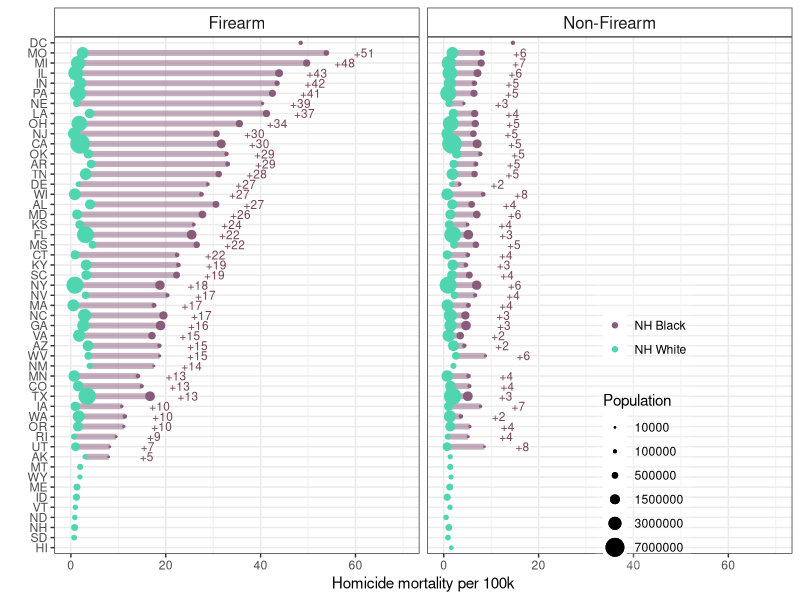
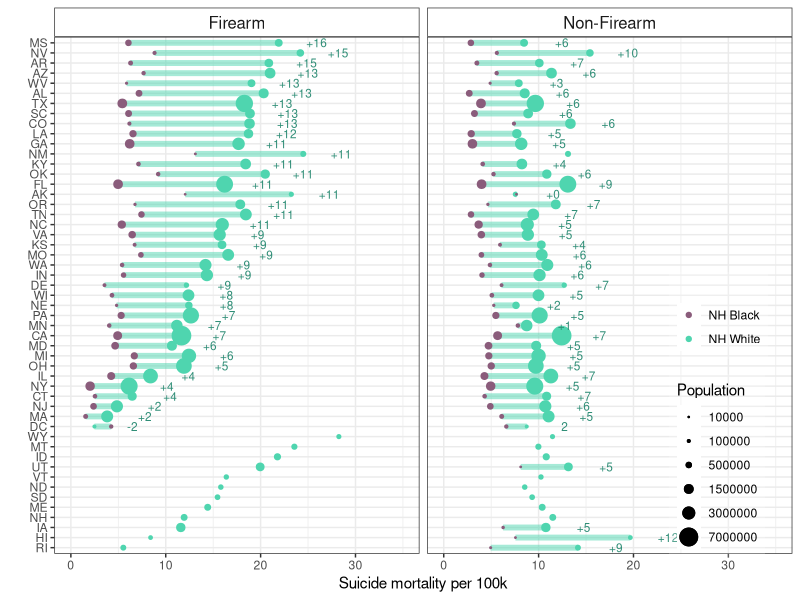
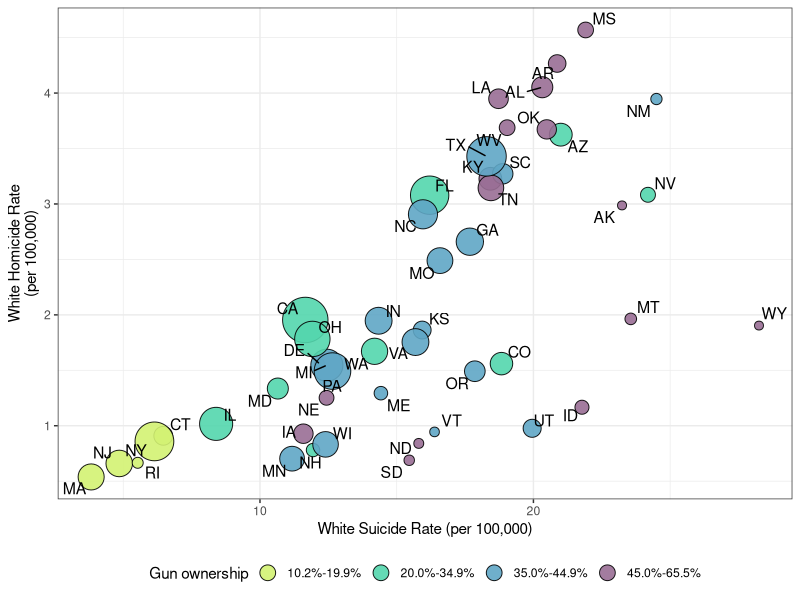
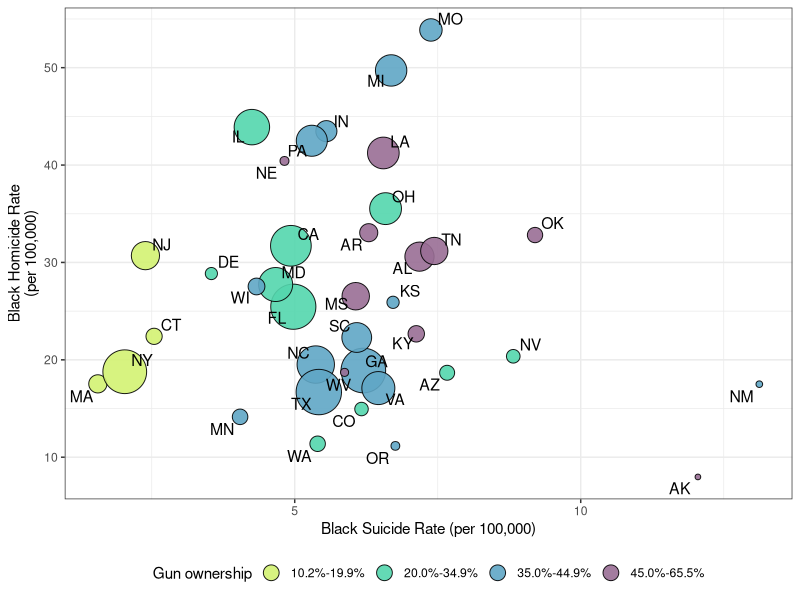

Reproduce these figures in R, in order.
## ---- chunk 1
library(tidyverse)
library(ggrepel)
library(viridis)
## ---- chunk 2
gun.house.prev <- c(52.2, 59.8, 32.3, 58.8, 20.1, 34.6, 18.1, 26.3, 25.2,
                    40.3, 10.2, 55.7, 20.7, 38.5, 45.7, 42.8, 47.7, 45.0,
                    40.3, 21.7, 11.5, 40.8, 41.2, 54.6, 44.2, 62.6, 45.4,
                    34.0, 31.0, 11.4, 39.7, 18.5, 39.4, 56.2, 34.0, 46.5,
                    39.8, 35.1, 12.4, 43.3, 59.9, 46.6, 37.1, 44.8, 43.8,
                    37.5, 34.0, 58.5, 43.0, 65.5)

gun.data <- data.frame("ST" = state.abb, "gun.house.prev" = gun.house.prev)

#ggplot(gun.data, aes(gun.house.prev)) + geom_histogram(bins = 20, col = "white") 
#ggplot(gun.data, aes(gun.house.prev)) + geom_density()
#quantile(gun.data$gun.house.prev, c(0.33, 0.66))

gun.data <- gun.data %>% arrange(gun.house.prev) %>% 
  mutate(gun.house.prev.category = cut(gun.house.prev, 
                                       breaks = c(0, 20, 35, 44.9, 66), 
                                       labels = c("10.2%-19.9%", "20.0%-34.9%", "35.0%-44.9%", "45.0%-65.5%")))
## ---- chunk 3
#homicide
NHWM_homicide_FA <- read.table("./Data/Men/Homicide_Firearms_White_NH_Males_Age-adjusted_2008-2014.txt", skip = 21, header = T, sep = ",")

NHWM_homicide_NonFA <- read.table("./Data/Men/Homicide_Non-Firearms_White_NH_Males_Age-adjusted_2008-2014.txt", skip = 21, header = T, sep = ",")

NHBM_homicide_FA <- read.table("./Data/Men/Homicide_Firearms_Black_NH_Males_Age-adjusted_2008-2014.txt", skip = 21, header = T, sep = ",")

NHBM_homicide_NonFA <- read.table("./Data/Men/Homicide_Non-Firearms_Black_NH_Males_Age-adjusted_2008-2014.txt", skip = 21, header = T, sep = ",")

#suicide
NHWM_suicide_FA <- read.table("./Data/Men/Suicide_Firearms_White_NH_Males_Age-adjusted_2008-2014.txt", skip = 21, header = T, sep = ",")

NHWM_suicide_NonFA <- read.table("./Data/Men/Suicide_Non-Firearms_White_NH_Males_Age-adjusted_2008-2014.txt", skip = 21, header = T, sep = ",")

NHBM_suicide_FA <- read.table("./Data/Men/Suicide_Firearms_Black_NH_Males_Age-adjusted_2008-2014.txt", skip = 21, header = T, sep = ",")

NHBM_suicide_NonFA <- read.table("./Data/Men/Suicide_Non-Firearms_Black_NH_Males_Age-adjusted_2008-2014.txt", skip = 21, header = T, sep = ",")
## ---- chunk 4
tidy_fx <- function(data, state, death, population, crude, adjusted, race, intent, mechanism) {
  dat2 <- data[, c(state, death, population, crude, adjusted)]
  names(dat2)[2] <- paste0(death, ".", intent, ".", race)
  names(dat2)[3] <- paste0(population, ".", race)
  names(dat2)[4] <- paste0("crude.", intent, ".", race)
  names(dat2)[5] <- paste0("adjusted.", intent, ".", race)
  dat2$type = mechanism
  
  return(dat2)
}
## ---- chunk 5
NHWM_homicide_FA <- tidy_fx(data = NHWM_homicide_FA, "ST", "Deaths", "Population", "U_C_Rate", 
                            "U_A_Rate", "white", "homicide", "Firearm")
NHWM_homicide_NonFA <- tidy_fx(data = NHWM_homicide_NonFA, "ST", "Deaths", "Population", "U_C_Rate", 
                            "U_A_Rate", "white", "homicide", "Non-Firearm")
NHWM_suicide_FA <- tidy_fx(data = NHWM_suicide_FA, "ST", "Deaths", "Population", "U_C_Rate", 
                            "U_A_Rate", "white", "suicide", "Firearm")
NHWM_suicide_NonFA <- tidy_fx(data = NHWM_suicide_NonFA, "ST", "Deaths", "Population", "U_C_Rate", 
                            "U_A_Rate", "white", "suicide", "Non-Firearm")

NHBM_homicide_FA <- tidy_fx(data = NHBM_homicide_FA, "ST", "Deaths", "Population", "U_C_Rate", 
                            "U_A_Rate", "black", "homicide", "Firearm")
NHBM_homicide_NonFA <- tidy_fx(data = NHBM_homicide_NonFA, "ST", "Deaths", "Population", "U_C_Rate", 
                            "U_A_Rate", "black", "homicide", "Non-Firearm")
NHBM_suicide_FA <- tidy_fx(data = NHBM_suicide_FA, "ST", "Deaths", "Population", "U_C_Rate", 
                            "U_A_Rate", "black", "suicide", "Firearm")
NHBM_suicide_NonFA <- tidy_fx(data = NHBM_suicide_NonFA, "ST", "Deaths", "Population", "U_C_Rate", 
                            "U_A_Rate", "black", "suicide", "Non-Firearm")

NHBM_homicide<- rbind(NHBM_homicide_FA, NHBM_homicide_NonFA)
NHBM_suicide <- rbind(NHBM_suicide_FA, NHBM_suicide_NonFA)
NHWM_homicide <- rbind(NHWM_homicide_FA, NHWM_homicide_NonFA)
NHWM_suicide <- rbind(NHWM_suicide_FA, NHWM_suicide_NonFA)
rm(NHBM_homicide_FA, NHBM_homicide_NonFA, NHBM_suicide_FA, NHBM_suicide_NonFA,
   NHWM_homicide_FA, NHWM_homicide_NonFA, NHWM_suicide_FA, NHWM_suicide_NonFA)
## ---- chunk 6
#merge all the data
Males_AllAges_0814 <- merge(NHBM_homicide, NHBM_suicide %>% select(-Population.black), by = c("ST", "type")) %>%
  mutate(crude.RD.hom.su.black = crude.homicide.black - crude.suicide.black,
         adj.RD.hom.su.black = adjusted.homicide.black - adjusted.suicide.black)

Males_AllAges_0814 <- merge(Males_AllAges_0814, NHWM_homicide, by = c("ST", "type")) %>%
  mutate(crude.RD.homicide = crude.homicide.black - crude.homicide.white,
         adj.RD.homicide = adjusted.homicide.black - adjusted.homicide.white)

Males_AllAges_0814 <- merge(Males_AllAges_0814, NHWM_suicide %>% select(-Population.white), by = c("ST", "type")) %>%
  mutate(crude.RD.suicide = crude.suicide.black - crude.suicide.white,
         adj.RD.suicide = adjusted.suicide.black - adjusted.suicide.white)

Males_AllAges_0814 <- Males_AllAges_0814 %>% 
  mutate(crude.RD.hom.su.white = crude.homicide.white - crude.suicide.white, 
         adj.RD.hom.su.white = adjusted.homicide.white - adjusted.suicide.white)
## ---- chunk 7
#used for plotting -- to arrange the states on the y-axis according to the magnitude of the black-white inequality
levels.firearm.homicide <- Males_AllAges_0814 %>% filter(type == "Firearm") %>%
  transmute(ST.order.RD.homicide = reorder(ST, adj.RD.homicide))

# Males_AllAges_0814 %>% 
#   filter(is.na(adjusted.homicide.black) == T & type == "Firearm") %>% 
#   select(ST, adjusted.homicide.white)

Males_AllAges_0814$ST.order.RD.homicide <- factor(Males_AllAges_0814$ST, 
                                                  levels = c("HI", "SD", "NH", "ND", "VT", "ID", "ME", "WY", "MT",
                                                             levels(levels.firearm.homicide$ST.order.RD.homicide)[1:42]))

levels.firearm.suicide <- Males_AllAges_0814 %>% filter(type == "Firearm") %>%
  transmute(ST.order.RD.suicide = reorder(ST, -adj.RD.suicide))

# Males_AllAges_0814 %>% 
#   filter(is.na(adjusted.suicide.black) == T & type == "Firearm") %>% 
#   select(ST, adjusted.suicide.white)

Males_AllAges_0814$ST.order.RD.suicide <- factor(Males_AllAges_0814$ST, 
                                                  levels = c("RI", "HI", "IA", "NH", "ME", "SD", "ND", "VT", "UT", "ID", "MT", "WY",
                                                             levels(levels.firearm.suicide$ST.order.RD.suicide)[1:39]))

## ---- chunk 8
num.years = 2014-2008+1

Males_AllAges_0814 <- Males_AllAges_0814 %>% 
  mutate(average.pop.white = Population.white/num.years,
         average.pop.black = Population.black/num.years)

Males_AllAges_0814$gun.level <- "Middle"
Males_AllAges_0814$gun.level[Males_AllAges_0814$ST %in% c("LA", "UT", "OK", "IA", "TN","KY", "AL", 
                                                          "MS", "ID","ND", "WV", "AR", "AK", "SD", "MT", "WY")] <- "High"
Males_AllAges_0814$gun.level[Males_AllAges_0814$ST %in% c("HI", "NJ", "MA", "RI", "CT", "NY")] <- "Low"

Males_AllAges_0814$gun.level <- factor(Males_AllAges_0814$gun.level, levels = c("Low", "Middle", "High"))

#dim(Males_AllAges_0814)
Males_AllAges_0814 <- merge(Males_AllAges_0814, gun.data, by = "ST", all.x = T)
#dim(Males_AllAges_0814)
## ---- chunk 9
#source: WISQARS fatal injury mapping tool
#note:I used homicide, not homicide and legal intervention -- this changes the numbers slightly, not materially. 

#HOMICIDE relative risks
nh.black.homicide.rate.agestd <- 33.58 #per 100k, annualized age standardized, 2008-2004, entire US, black, non-hispanic, males
nh.black.homicide.rate.crude <- 35.53 #per 100k, annualized crude, 2008-2004, entire US, black, non-hispanic, males

nh.white.homicide.rate.agestd <- 3.46 #per 100k, annualized age standardized, 2008-2004, entire US, white, non-hispanic, males
nh.white.homicide.rate.crude <- 3.45 #per 100k, annualized crude, 2008-2004, entire US, white, non-hispanic, males

rr.homicide.black.white.agestd <- nh.black.homicide.rate.agestd/nh.white.homicide.rate.agestd
rr.homicide.black.white.crude <- nh.black.homicide.rate.crude/nh.white.homicide.rate.crude

#SUICIDE relative risks
nh.black.suicide.rate.agestd <- 9.64 #per 100k, annualized age standardized, 2008-2004, entire US, black, non-hispanic, males
nh.black.suicide.rate.crude <- 9.32 #per 100k, annualized crude, 2008-2004, entire US, black, non-hispanic, males

nh.white.suicide.rate.agestd <- 24.49 #per 100k, annualized age standardized, 2008-2004, entire US, white, non-hispanic, males
nh.white.suicide.rate.crude <- 26.01 #per 100k, annualized crude, 2008-2004, entire US, white, non-hispanic, males

rr.suicide.white.black.agestd <- nh.white.suicide.rate.agestd/nh.black.suicide.rate.agestd
rr.suicide.white.black.crude <- nh.white.suicide.rate.crude/nh.black.suicide.rate.crude

## ---- chunk 10

risk.homicide.nh.male <- 8.33 #per 100k, non-hispanic blacks + whites, 2008-2014, males
risk.homicide.nh.male.firearm <- 6.17 #per 100k, non-hispanic blacks + whites, 2008-2014, males
prop.homicide.nh.male.firearm <- (risk.homicide.nh.male.firearm/risk.homicide.nh.male)*100

risk.suicide.nh.male <- 22.42 #per 100k, non-hispanic blacks + whites, 2008-2014, males
risk.suicide.nh.male.firearm <- 12.87 #per 100k, non-hispanic blacks + whites, 2008-2014, males
prop.suicide.nh.male.firearm <- (risk.suicide.nh.male.firearm/risk.suicide.nh.male)*100
## ---- chunk 11
#source: WISQARS fatal injury mapping tool
#note:I uses homicide, not homicide and legal intervention -- this changes the numbers slightly, not materially. 

#FIREARM HOMICIDE relative risks
nh.black.homicide.rate.agestd.fa <- 27.58 #per 100k, annualized age standardized, 2008-2004, entire US, black, non-hispanic, males
nh.black.homicide.rate.crude.fa <- 29.57 #per 100k, annualized crude, 2008-2004, entire US, black, non-hispanic, males

nh.white.homicide.rate.agestd.fa <- 2.04 #per 100k, annualized age standardized, 2008-2004, entire US, white, non-hispanic, males
nh.white.homicide.rate.crude.fa <- 2.01 #per 100k, annualized crude, 2008-2004, entire US, white, non-hispanic, males

rr.homicide.black.white.agestd.fa <- nh.black.homicide.rate.agestd.fa/nh.white.homicide.rate.agestd.fa
rr.homicide.black.white.crude.fa <- nh.black.homicide.rate.crude.fa/nh.white.homicide.rate.crude.fa

#FIREARM SUICIDE relative risks
nh.black.suicide.rate.agestd.fa <- 5.33 #per 100k, annualized age standardized, 2008-2004, entire US, black, non-hispanic, males
nh.black.suicide.rate.crude.fa <- 5.04 #per 100k, annualized crude, 2008-2004, entire US, black, non-hispanic, males

nh.white.suicide.rate.agestd.fa <- 14.06 #per 100k, annualized age standardized, 2008-2004, entire US, white, non-hispanic, males
nh.white.suicide.rate.crude.fa <- 15.27 #per 100k, annualized crude, 2008-2004, entire US, white, non-hispanic, males

rr.suicide.white.black.agestd.fa <- nh.white.suicide.rate.agestd.fa/nh.black.suicide.rate.agestd.fa
rr.suicide.white.black.crude.fa <- nh.white.suicide.rate.crude.fa/nh.black.suicide.rate.crude.fa

## ---- chunk 12
stats <- Males_AllAges_0814 %>% group_by(type) %>% summarise(min = round(min(adj.RD.homicide, na.rm = T)), max = round(max(adj.RD.homicide, na.rm = T)))

stats2 <- Males_AllAges_0814 %>% group_by(type) %>% summarise(min = round(min(adjusted.homicide.white, na.rm = T)), max = round(max(adjusted.homicide.white, na.rm = T)))

white.pop.dc <- Males_AllAges_0814 %>% filter(ST == "DC" & type == "Firearm") %>% select(Population.white)

stats3 <- Males_AllAges_0814 %>% group_by(type) %>% summarise(min = round(min(adjusted.homicide.black, na.rm = T)), max = round(max(adjusted.homicide.black, na.rm = T)))

tib1 <- Males_AllAges_0814 %>% group_by(type) %>% summarise(sum.deaths.homicide.black = sum(Deaths.homicide.black, na.rm = T), 
                                                    sum.deaths.homicide.white = sum(Deaths.homicide.white, na.rm = T), 
                                                    sum.deaths.suicide.black = sum(Deaths.suicide.black, na.rm = T), 
                                                    sum.deaths.suicide.white = sum(Deaths.suicide.white, na.rm = T))


## ---- chunk 13
stats4 <- Males_AllAges_0814 %>% group_by(type) %>% summarise(min = round(min(adj.RD.suicide, na.rm = T)),
                                                    max = round(max(adj.RD.suicide, na.rm = T)))

stats5 <- Males_AllAges_0814 %>% group_by(type) %>% summarise(min = round(min(adjusted.suicide.white, na.rm = T)),
                                                    max = round(max(adjusted.suicide.white, na.rm = T)))

stats6 <- Males_AllAges_0814 %>% group_by(type) %>% summarise(min = round(min(adjusted.suicide.black, na.rm = T)),
                                                    max = round(max(adjusted.suicide.black, na.rm = T)))

stats7 <- Males_AllAges_0814 %>% group_by(type) %>% summarise(min = round(min(adjusted.suicide.white, na.rm = T)),
                                                    max = round(max(adjusted.suicide.white, na.rm = T)))
## ---- chunk 14
ggplot(Males_AllAges_0814, aes(y = ST.order.RD.homicide, x = adjusted.homicide.white)) + 
  geom_segment(aes(x = adjusted.homicide.white, xend = adjusted.homicide.black, 
                   y = ST.order.RD.homicide, yend = ST.order.RD.homicide), 
               lwd = 2, col = "#8A5C7B", alpha = 0.5) +
  geom_point(aes(col = "NH White", size = average.pop.white)) + #alpha = ifelse(death.homicide.black < 20, 0.7, 1)
  geom_point(aes(x = adjusted.homicide.black, col = "NH Black", size = average.pop.black)) + #alpha = ifelse(death.homicide.black < 20, 0.7, 1),
  scale_color_manual(values = c("#8A5C7B", "#4FD5AF")) +
  scale_alpha_continuous(guide = F) +
  scale_size_area(breaks = c(10000, 100000, 500000, 1500000, 3000000, 7000000)) +
  ylab("") +
  xlab("Homicide mortality per 100k") + 
  theme_bw() + 
  guides(color = guide_legend(title = " "), size = guide_legend(title = "Population")) + 
  theme(legend.position = c(0.8, 0.25), 
        plot.title = element_text(size = 10),
        legend.background = element_rect(fill=alpha('white', 0.2)),
        strip.background = element_rect(fill="white"), 
        strip.text.x = element_text(size = 12),
        strip.text.y = element_text(size = 12)) + 
   geom_text(data = Males_AllAges_0814 %>% filter(is.na(adj.RD.homicide) == F),
             aes(x = adjusted.homicide.black + 8, label = paste0("+", round(adj.RD.homicide))),
             size = 3, col = "#754255") +
  facet_wrap( ~ type) +
  scale_x_continuous(limits = c(0, 70)) 
## ---- chunk 15
ggplot(Males_AllAges_0814, aes(y = ST.order.RD.suicide, x = adjusted.suicide.white)) + 
  geom_segment(aes(x = adjusted.suicide.white, xend = adjusted.suicide.black, 
                   y = ST.order.RD.suicide, yend = ST.order.RD.suicide), 
               lwd = 2, col = "#4FD5AF", alpha = 0.5) +
  geom_point(aes(col = "NH White", size = average.pop.white)) + 
  geom_point(aes(x = adjusted.suicide.black, col = "NH Black", size = average.pop.black)) + 
  scale_color_manual(values = c("#8A5C7B", "#4FD5AF")) +
  scale_alpha_continuous(guide = F) +
  scale_size_area(breaks = c(10000, 100000, 500000, 1500000, 3000000, 7000000)) +
  ylab("") + xlab("Suicide mortality per 100k") + theme_bw() + 
  guides(color = guide_legend(title = " "), size = guide_legend(title = "Population")) + 
  theme(legend.position = c(0.90, 0.27), 
        plot.title = element_text(size = 10),
        legend.background = element_rect(fill=alpha('white', 0.2)),
        strip.background = element_rect(fill="white"), 
        strip.text.x = element_text(size = 12),
        strip.text.y = element_text(size = 12)) + 
  scale_x_continuous(limits = c(0, 35)) +
  geom_text(data = subset(Males_AllAges_0814, is.na(adj.RD.suicide)==F), 
            aes(x = adjusted.suicide.white + 4, label = ifelse(ST != "DC", paste0("+", round(-adj.RD.suicide)), round(-adj.RD.suicide))), size = 3, col = "#308E77") +
  facet_wrap(~type)
## ---- chunk 16
ggplot(subset(Males_AllAges_0814, type == "Firearm" & ST != "DC"), aes(adjusted.suicide.white, adjusted.homicide.white)) + 
  geom_point(aes(fill = gun.house.prev.category, size = average.pop.white), col = "black", pch = 21, alpha = 0.9) +
  geom_text_repel(aes(label = ST), size = 4) +
  scale_fill_manual(values = c("#D2F172","#53D6AD", "#5FA6C5", "#996E94")) +
  ylab("White Homicide Rate\n(per 100,000)") +
  xlab("White Suicide Rate (per 100,000)") + 
  theme_bw() +
  theme(legend.position = "bottom") +
  scale_size_area(breaks = c(100000, 500000, 1500000, 3000000, 7000000), max_size = 15, guide = F) +
  guides(fill = guide_legend(title = "Gun ownership", override.aes = list(size = 5)))
## ---- chunk 17
ggplot(subset(Males_AllAges_0814, type == "Firearm" & ST != "DC"), aes(x = adjusted.suicide.black, y = adjusted.homicide.black)) + 
  geom_point(aes(fill = gun.house.prev.category, size = average.pop.black), col = "black", pch = 21, alpha = 0.9) +
  geom_text_repel(aes(label = ST), size = 4, check_overlap = T) +
  scale_fill_manual(values = c("#D2F172","#53D6AD", "#5FA6C5", "#996E94")) +
  ylab("Black Homicide Rate\n(per 100,000)") +
  xlab("Black Suicide Rate (per 100,000)") + 
  theme_bw() +
  theme(legend.position = "bottom") +
  scale_size_area(breaks = c(16600, 100000, 500000, 1400000), max_size = 15, guide = F) +
  guides(fill = guide_legend(title = "Gun ownership", override.aes = list(size = 5))) 
